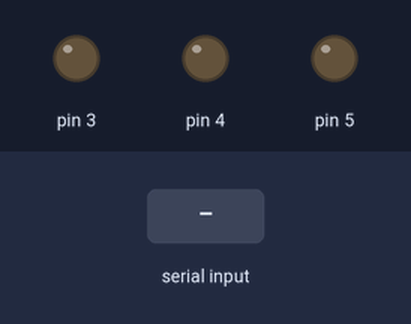
The sketch below on a simulated Arduino Uno, built with avr-gcc and run on an emulated ATmega328P. Parts: output pins drawn as LEDs (lit = HIGH). The inputs (shaded band) are chosen by the test bench.

Above: at 1.2 s.
1.3 s: "A" received over Serial
At 1.6 s:
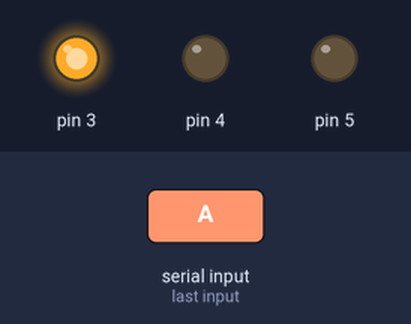
2.8 s: "B" received over Serial
At 3.9 s:
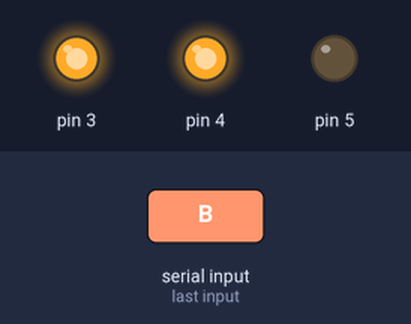
4.3 s: "C" received over Serial
At 5.0 s:
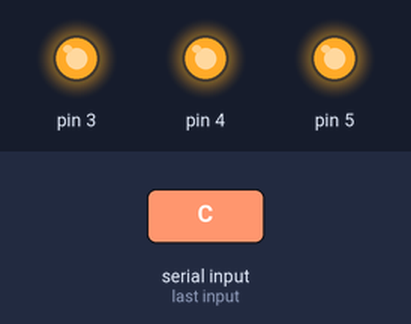
Timing chart, 0 to 7.3 s (numbered marks = the images above; inputs shaded):
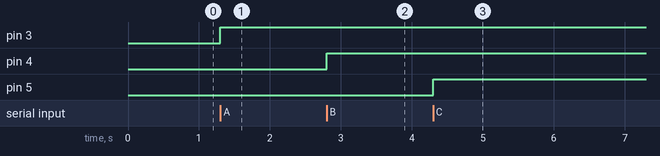

Measured:
- after the input at 1.3 s, pin 3: LOW → HIGH at once
- after the input at 2.8 s, pin 4: LOW → HIGH at once
- after the input at 4.3 s, pin 5: LOW → HIGH at once

The sketch:

traffic_signal_3.ino
```cpp
int rec;

void setup() {
  Serial.begin(9600);
  pinMode(3, OUTPUT);
  pinMode(4, OUTPUT);
  pinMode(5, OUTPUT);

}

void loop() {
    rec = Serial.read();
    if (rec == 'A') {
      digitalWrite(3, HIGH);

    }
    if (rec == 'B') {
      digitalWrite(4, HIGH);

    }
    if (rec == 'C') {
      digitalWrite(5, HIGH);

    }

}
```
